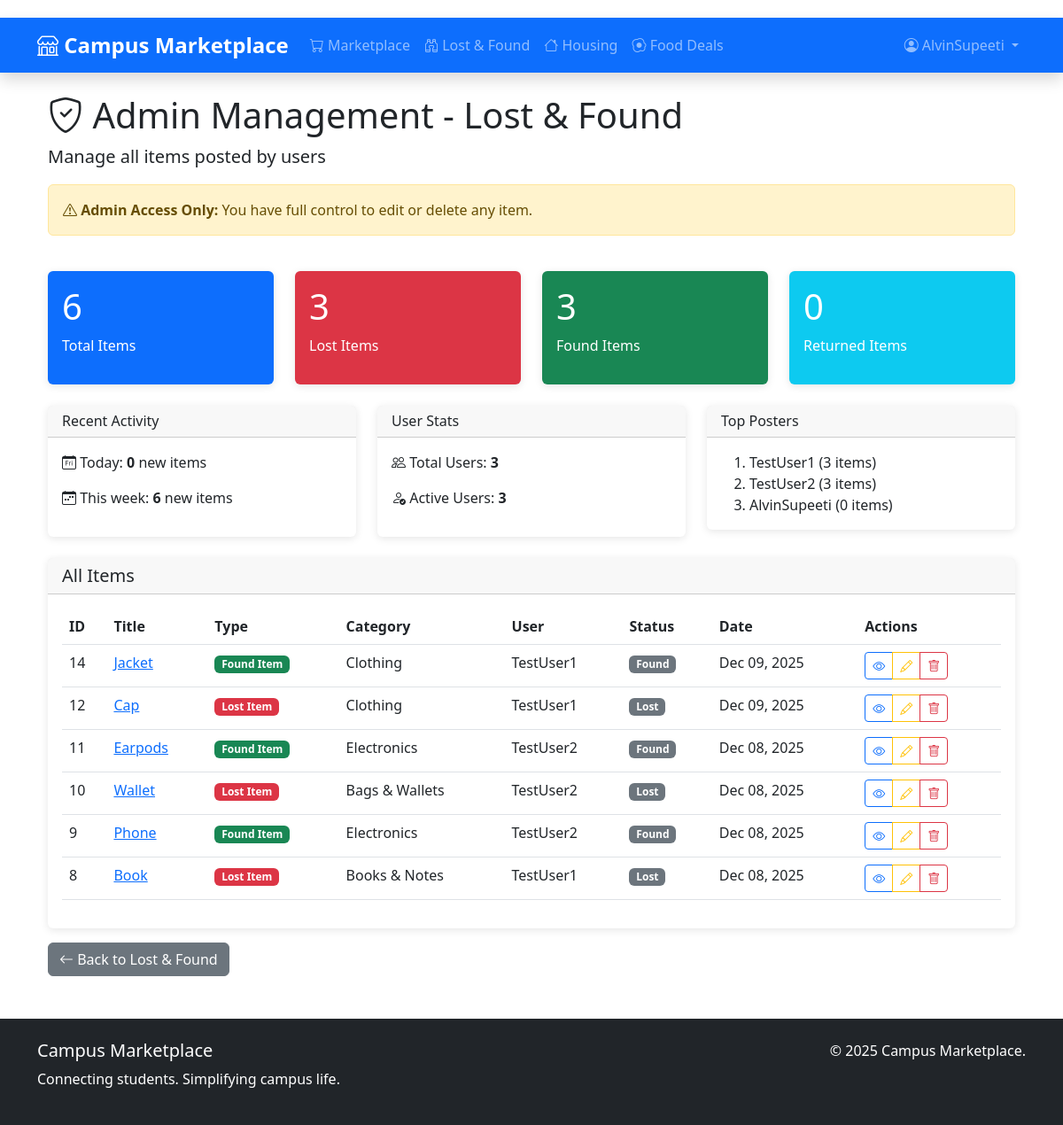
Screenshot of /lostfound/admin/manage/ (signed in) with the database file from the repository.
### lostfound/models.py (models this page shows, shortened)
class LostItem(models.Model):
    STATUS_CHOICES = [
        ('lost', 'Lost'),
        ('found', 'Found'),
        ('returned', 'Returned'),
    ]
    CATEGORY_CHOICES = [
        ('electronics', 'Electronics'),
        ('books', 'Books & Notes'),
        ('id_cards', 'ID Cards'),
        ('keys', 'Keys'),
        ('clothing', 'Clothing'),
        ('bags', 'Bags & Wallets'),
        ('accessories', 'Accessories'),
        ('other', 'Other'),
    ]
    user = models.ForeignKey(User, on_delete=models.CASCADE)
    title = models.CharField(max_length=200)
    description = models.TextField()
    item_type = models.CharField(max_length=20, choices=[('lost', 'Lost Item'), ('found', 'Found Item'), ('returned', 'Returned Item')], default='lost')
    category = models.CharField(max_length=50, choices=CATEGORY_CHOICES)
    location_lost = models.CharField(max_length=200, blank=True)
    location_found = models.CharField(max_length=200, blank=True)
    date_lost = models.DateField(null=True, blank=True)
    date_found = models.DateField(null=True, blank=True)
    image = CloudinaryField(
        'image',
        folder='campus_marketplace/lostfound',
        blank=True,
        null=True,
        transformation=[
            {'width': 800, 'height': 600, 'crop': 'limit'},
            {'quality': 'auto:good'},
        ]
    )
    status = models.CharField(max_length=20, choices=STATUS_CHOICES, default='lost')
    contact_email = models.EmailField()
    contact_phone = models.CharField(max_length=20, blank=True)
    created_at = models.DateTimeField(auto_now_add=True)
    updated_at = models.DateTimeField(auto_now=True)
    class Meta:
        ordering = ['-created_at']

### lostfound/views.py (the view)
# urls.py: path('admin/manage/', views.admin_manage, name='admin_manage'),
@login_required_message
@user_passes_test(lambda u: u.is_superuser)
def admin_manage(request):
    items = LostItem.objects.all().order_by('-created_at')
    users = User.objects.all()
    today = timezone.now().date()
    week_ago = today - timezone.timedelta(days=7)
    context = {
        'items': items,
        'total_count': items.count(),
        'lost_count': items.filter(item_type='lost').count(),
        'found_count': items.filter(item_type='found').count(),
        'returned_count': items.filter(status='returned').count(),
        'today_count': items.filter(created_at__date=today).count(),
        'week_count': items.filter(created_at__gte=week_ago).count(),
        'user_count': users.count(),
        'active_users': users.filter(is_active=True).count(),
        'top_users': User.objects.annotate(
            item_count=Count('lostitem')
        ).order_by('-item_count')[:5],
    }
    return render(request, 'lostfound/admin_manage.html', context)

### templates/lostfound/admin_manage.html (shortened to what this page needs)
{% extends 'base.html' %}
{% block content %}
<div class="container-fluid">
    <div class="row mb-4">
        <div class="col-12">
            <h1><i class="bi bi-shield-check"></i> Admin Management - Lost & Found</h1>
            <p class="lead">Manage all items posted by users</p>
            <div class="alert alert-warning">
                <i class="bi bi-exclamation-triangle"></i>
                <strong>Admin Access Only:</strong> You have full control to edit or delete any item.
            </div>
        </div>
    </div>
    <div class="row mb-4">
        <div class="col-md-3">
            <div class="card bg-primary text-white">
                <div class="card-body">
                    <h2 class="display-6">{{ total_count }}</h2>
                    <p>Total Items</p>
                </div>
            </div>
        </div>
        <div class="col-md-3">
            <div class="card bg-danger text-white">
                <div class="card-body">
                    <h2 class="display-6">{{ lost_count }}</h2>
                    <p>Lost Items</p>
                </div>
            </div>
        </div>
        <div class="col-md-3">
            <div class="card bg-success text-white">
                <div class="card-body">
                    <h2 class="display-6">{{ found_count }}</h2>
                    <p>Found Items</p>
                </div>
            </div>
        </div>
        <div class="col-md-3">
            <div class="card bg-info text-white">
                <div class="card-body">
                    <h2 class="display-6">{{ returned_count }}</h2>
                    <p>Returned Items</p>
                </div>
            </div>
        </div>
    </div>
    <div class="row mb-4">
        <div class="col-md-4">
            <div class="card">
                <div class="card-header">
                    <h6 class="mb-0">Recent Activity</h6>
                </div>
                <div class="card-body">
                    <p><i class="bi bi-calendar-day"></i> Today: <strong>{{ today_count }}</strong> new items</p>
                    <p><i class="bi bi-calendar-week"></i> This week: <strong>{{ week_count }}</strong> new items</p>
                </div>
            </div>
        </div>
        <div class="col-md-4">
            <div class="card">
                <div class="card-header">
                    <h6 class="mb-0">User Stats</h6>
                </div>
                <div class="card-body">
                    <p><i class="bi bi-people"></i> Total Users: <strong>{{ user_count }}</strong></p>
                    <p><i class="bi bi-person-check"></i> Active Users: <strong>{{ active_users }}</strong></p>
                </div>
            </div>
        </div>
        <div class="col-md-4">
            <div class="card">
                <div class="card-header">
                    <h6 class="mb-0">Top Posters</h6>
                </div>
                <div class="card-body">
                    {% if top_users %}
                    <ol class="mb-0">
                        {% for user in top_users %}
                        <li>{{ user.username }} ({{ user.item_count }} items)</li>
                        {% endfor %}
                    </ol>
                    {% else %}
                    <p class="text-muted">No user data yet</p>
                    {% endif %}
                </div>
            </div>
        </div>
    </div>
    <div class="card">
        <div class="card-header">
            <h5 class="mb-0">All Items</h5>
        </div>
        <div class="card-body">
            {% if items %}
            <div class="table-responsive">
                <table class="table table-hover">
                    <thead>
                        <tr>
                            <th>ID</th>
                            <th>Title</th>
                            <th>Type</th>
                            <th>Category</th>
                            <th>User</th>
                            <th>Status</th>
                            <th>Date</th>
                            <th>Actions</th>
                        </tr>
                    </thead>
                    <tbody>
                        {% for item in items %}
                        <tr>
                            <td>{{ item.id }}</td>
                            <td>
                                <a href="{% url 'lostfound:detail' item.pk %}">
                                    {{ item.title|truncatechars:30 }}
                                </a>
                            </td>
                            <td>
                                <span class="badge {% if item.item_type == 'lost' %}bg-danger{% else %}bg-success{% endif %}">
                                    {{ item.get_item_type_display }}
                                </span>
                            </td>
                            <td>{{ item.get_category_display }}</td>
                            <td>{{ item.user.username }}</td>
                            <td>
                                <span class="badge bg-secondary">{{ item.get_status_display }}</span>
                            </td>
                            <td>{{ item.created_at|date:"M d, Y" }}</td>
                            <td>
                                <div class="btn-group btn-group-sm">
                                    <a href="{% url 'lostfound:detail' item.pk %}" class="btn btn-outline-primary">
                                        <i class="bi bi-eye"></i>
                                    </a>
                                    <a href="{% url 'lostfound:edit' item.pk %}" class="btn btn-outline-warning">
                                        <i class="bi bi-pencil"></i>
                                    </a>
                                    <a href="{% url 'lostfound:delete' item.pk %}" class="btn btn-outline-danger">
                                        <i class="bi bi-trash"></i>
                                    </a>
                                </div>
                            </td>
                        </tr>
                        {% endfor %}
                    </tbody>
                </table>
            </div>
            {% else %}
            <div class="alert alert-info">
                <i class="bi bi-info-circle"></i> No items have been posted yet.
            </div>
            {% endif %}
        </div>
    </div>
    <div class="mt-3">
        <a href="{% url 'lostfound:index' %}" class="btn btn-secondary">
            <i class="bi bi-arrow-left"></i> Back to Lost & Found
        </a>
    </div>
</div>
{% endblock %}

### templates/base.html (shortened to what this page needs)
<!DOCTYPE html>
<html lang="en">
<head>
    <link href="https://cdn.jsdelivr.net/npm/bootstrap@5.3.0/dist/css/bootstrap.min.css" rel="stylesheet">
    <link rel="stylesheet" href="https://cdn.jsdelivr.net/npm/bootstrap-icons@1.10.0/font/bootstrap-icons.css">
    {% load static %}
    <link rel="stylesheet" href="{% static 'css/style.css' %}">
</head>
<body>
<nav class="navbar navbar-expand-lg navbar-dark bg-primary sticky-top shadow">
    <div class="container">
        <a class="navbar-brand" href="{% url 'home' %}">
            <i class="bi bi-shop"></i> Campus Marketplace
        </a>
        <div class="collapse navbar-collapse" id="navbarNav">
            {% if user.is_authenticated %}
            <ul class="navbar-nav me-auto">
                <li class="nav-item">
                    <a class="nav-link" href="{% url 'marketplace:index' %}">
                        <i class="bi bi-cart"></i> Marketplace
                    </a>
                </li>
                <li class="nav-item">
                    <a class="nav-link" href="{% url 'lostfound:index' %}">
                        <i class="bi bi-binoculars"></i> Lost & Found
                    </a>
                </li>
                <li class="nav-item">
                    <a class="nav-link" href="{% url 'housing:index' %}">
                        <i class="bi bi-house"></i> Housing
                    </a>
                </li>
                <li class="nav-item">
                    <a class="nav-link" href="{% url 'food:index' %}">
                        <i class="bi bi-egg-fried"></i> Food Deals
                    </a>
                </li>
            </ul>
            {% endif %}
            <ul class="navbar-nav">
                {% if user.is_authenticated %}
                <li class="nav-item dropdown">
                    <a class="nav-link dropdown-toggle" href="#" id="userDropdown" role="button" data-bs-toggle="dropdown">
                        <i class="bi bi-person-circle"></i> {{ user.username }}
                    </a>
                </li>
                {% endif %}
            </ul>
        </div>
    </div>
</nav>
    <main class="container my-4">
        {% block content %}
        {% endblock %}
    </main>
    <footer class="bg-dark text-white py-4 mt-5">
        <div class="container">
            <div class="row">
                <div class="col-md-6">
                    <h5>Campus Marketplace</h5>
                    <p>Connecting students. Simplifying campus life.</p>
                </div>
                <div class="col-md-6 text-md-end">
                    <p>&copy; 2025 Campus Marketplace.</p>
                </div>
            </div>
        </div>
    </footer>
</body>
</html>

### static/css/style.css (style rules this page uses)
:root { --primary-color: #4361ee; --secondary-color: #3a0ca3; --accent-color: #f72585; }
body { font-family: 'Segoe UI', Tahoma, Geneva, Verdana, sans-serif; padding-top: 20px; }
.navbar-brand { font-weight: 700; font-size: 1.5rem; }
.card { transition: transform 0.3s; border: none; box-shadow: 0 2px 10px rgba(0,0,0,0.1); }

### rows the page displays
LostItem: id "14", title "Jacket", item_type "Found Item", category "Clothing", user.username "TestUser1", status "Found", created_at "Dec 09, 2025"
LostItem: id "12", title "Cap", item_type "Lost Item", category "Clothing", user.username "TestUser1", status "Lost", created_at "Dec 09, 2025"
LostItem: id "11", title "Earpods", item_type "Found Item", category "Electronics", user.username "TestUser2", status "Found", created_at "Dec 08, 2025"
LostItem: id "10", title "Wallet", item_type "Lost Item", category "Bags & Wallets", user.username "TestUser2", status "Lost", created_at "Dec 08, 2025"
LostItem: id "9", title "Phone", item_type "Found Item", category "Electronics", user.username "TestUser2", status "Found", created_at "Dec 08, 2025"
LostItem: id "8", title "Book", item_type "Lost Item", category "Books & Notes", user.username "TestUser1", status "Lost", created_at "Dec 08, 2025"

### other values shown
{{ user.username }} "AlvinSupeeti"
{{ total_count }} "6"
{{ lost_count }} "3"
{{ found_count }} "3"
{{ returned_count }} "0"
{{ today_count }} "0"
{{ week_count }} "6"
{{ user_count }} "3"
{{ active_users }} "3"
{{ user.username }} "TestUser1"
{{ user.item_count }} "3"
{{ user.username }} "TestUser2"
{{ user.item_count }} "0"
